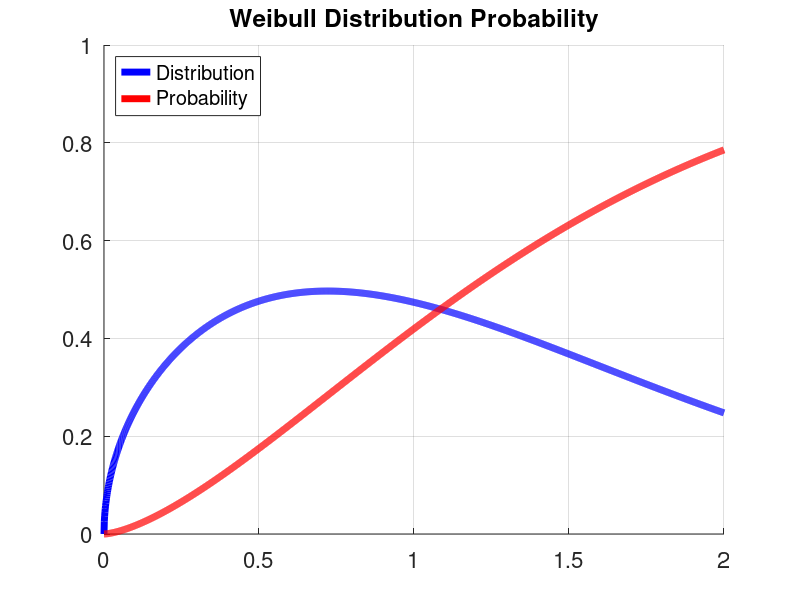

MATLAB code to generate this figure:
%%%%%%%%%%%%%%%%%%%%%%%%%%%%%%%%%%%%%%%%%%%%%%%%%%%%%%%%%%%%%%%%%%%%%%%%%%%
% MATH_151_Lab5
%--------------------------------------------------------------------------
% C Rocheleau, Colorado State University
% 9/26/2023
%--------------------------------------------------------------------------
% Answer key for MATH-151 Lab 6 for the Fall 2023 semester
%%%%%%%%%%%%%%%%%%%%%%%%%%%%%%%%%%%%%%%%%%%%%%%%%%%%%%%%%%%%%%%%%%%%%%%%%%%

close all; clear all; clc;

%% Task 1: Integrating Data

% Organize GPS data
gps_x = [0, 0.5, 1];
gps_y = [0, 0.3256, -0.1108];

len_x = max(gps_x) - min(gps_x);

% a) Approximate integral using Midpint rule
Midpt_int = gps_y(2)*len_x;

% b) Approximate integral using Trapezoid Rule
Trapz_int = (gps_y(1) + gps_y(end))*len_x / 2;

% c) Approximate integral using Simpson's rule
Simps_int = (gps_y(1) + 4*gps_y(2) + gps_y(end))*len_x / 6;

% d) Output our answers and guess what the real might be
fprintf('Midpoint \t Trapezoid \t Simpson''s \n %1.3f \t\t %1.3f \t \t %1.3f \r\n', ...
         Midpt_int, Trapz_int, Simps_int);

% I trust Simpson's Method the most, so I would think its near 0.2

%% Task 2: Integration Flexbility

% Set up an integration scheme for Weibull Distribtion between 0 and 2
k = 3/2; lambda = 3/2;      % Weibull Parameters
a = 0; b = 2;               % Integration Limits
N = 2001; h = (b-a)/N;     % Number and width of intervals for Riemann Sum
x = a:h:b;                  % Find edges of each of our intervals

% Initialize integral Sum (make vector so we can see antiderivative)
Weibull_int = 0*x;
fWeibull    = (k/lambda).*(x/lambda).^(k-1).*exp(-((x/lambda).^k));

% Loop through intervals computing Riemann sum
for iInt = 1:N
    % Grab Function values at left and right side of interval
    fL = fWeibull(iInt);
    fR = fWeibull(iInt + 1);

    % Update Using Trapezoidal rule
    Weibull_int(iInt+1) = Weibull_int(iInt) + (fL + fR)*h/2;
end

fprintf('The probablity of failing in 2 years is %1.6f \r\n',Weibull_int(end));

% Plot the Weibull distributions Probability Density Function (PDF) and
% Cumulative Distribution Function (CDF)
figure(); hold on; grid on;
h_PDF = plot( x, fWeibull, 'b-','linewidth', 5);
h_CDF = plot( x, Weibull_int, 'r-','linewidth',5); 
legend([h_PDF, h_CDF], {'Distribution', 'Probability'}, 'location','northwest');
title('Weibull Distribution Probability'); ylim([0 1]);
set(gca,'fontsize',16);


%% Extra Stuff for Fun
% Do it With Simpson's Rule
NSimps   = 1000; hSimps = 2/NSimps;     % We want 1000 divisions 
xSimps   = linspace(0,2,2*NSimps+1);    % But that means we need 2001 points (1001 endpoints and 1000 midpoints)
fWeibull = (k/lambda).*(xSimps/lambda).^(k-1).*exp(-((xSimps/lambda).^k));

% We can be very fancy and actually do this as an inner product!
% Each endpoint will be a left and right side
SimpsWeights  = (2*hSimps/6)*ones(size(fWeibull));
% Midpoints of each division are even numbers
SimpsWeights(2:2:2*NSimps) = 4*hSimps/6; 
% The endpoints only appear in one sum
SimpsWeights([1 end])      = hSimps/6; 
% Inner Product takes care of multiplication and sum for us!
SimpsInt = SimpsWeights*fWeibull';                

exact = 1 - exp(-(2/lambda)^k);
fprintf(['Using 2001 Points \n', ... 
         'Trapezoidal Rule Error = %0.6f \n', ...
         'Simpson''s Rule Error = %0.6f \r\n'], ...
         exact - Weibull_int(end), exact - SimpsInt)